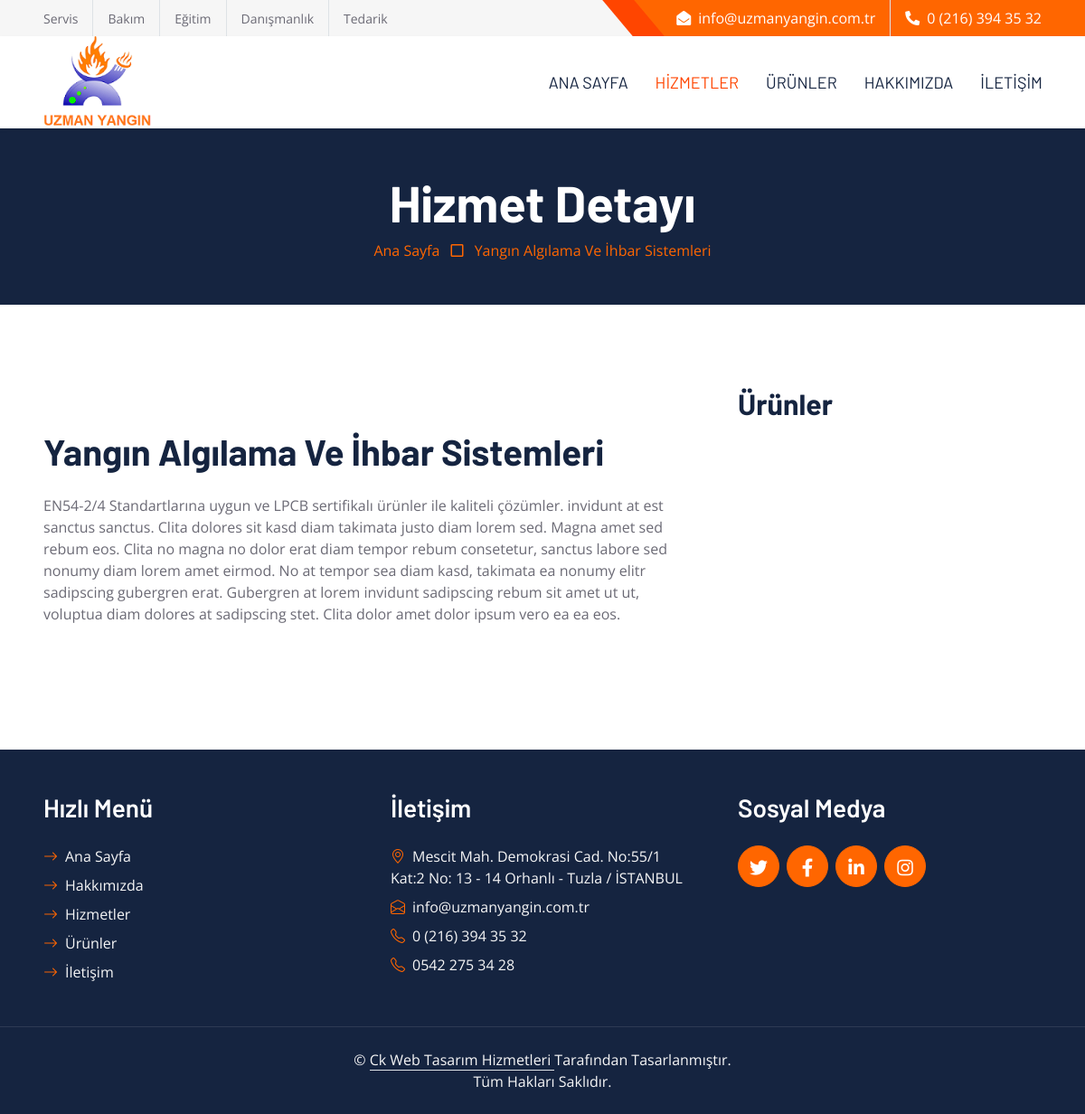
Page /hizmetler/yangin-algilama-ve-ihbar-sistemleri/ on the committed database.
### services/models.py (models this page shows, shortened)
class Services(models.Model):
    title =models.CharField(max_length=150)
    image = models.ImageField(upload_to='services/services')
    category = models.ForeignKey(Category, on_delete=models.CASCADE, null=True)
    description = models.TextField()
    descriptiondetail = RichTextUploadingField()
    is_home = models.BooleanField(verbose_name='Ana Sayfada Gösterilsin Mi?')
    date = models.DateField(auto_now=True)
    slug = models.SlugField ()

### services/views.py (the view)
# urls.py: path('hizmetler/<slug:slug>/', views.Service_Detail_View, name='service_detail'),
def Service_Detail_View(request, slug):
    service = Services.objects.get(slug=slug)
    products = Product.objects.filter(category__slug=slug)
    context = {
        'service' : service,
        'products' : products
    }
    return render(request, 'services/service_detail.html', context)

### templates/services/service_detail.html (shortened to what this page needs)
{% extends 'base.html' %}
{% load static %}
{% block content %}
  <div class="container-fluid bg-dark p-5">
    <div class="row">
        <div class="col-12 text-center">
            <h1 class="display-4 text-white">Hizmet Detayı</h1>
            <a href="">Ana Sayfa</a>
            <i class="far fa-square text-primary px-2"></i>
            <a href="">{{service.title|title}}</a>
        </div>
    </div>
</div>
 <div class="container-fluid py-6 px-5">
    <div class="row g-5">
        <div class="col-lg-8">
            <div class="mb-5">
                <h1 class="mb-4">{{service.title|title}}</h1>
                 {{service.description}}
                    invidunt at est sanctus sanctus. Clita dolores sit kasd diam takimata justo diam
                    lorem sed. Magna amet sed rebum eos. Clita no magna no dolor erat diam tempor
                    rebum consetetur, sanctus labore sed nonumy diam lorem amet eirmod. No at tempor
                    sea diam kasd, takimata ea nonumy elitr sadipscing gubergren erat. Gubergren at
                    lorem invidunt sadipscing rebum sit amet ut ut, voluptua diam dolores at
                    sadipscing stet. Clita dolor amet dolor ipsum vero ea ea eos.</p>
            </div>
        </div>
        <div class="col-lg-4">
            <div class="mb-5">
                <h2 class="mb-4">Ürünler</h2>
            </div>
        </div>
    </div>
</div>
{% endblock content %}

### static/css/style.css (style rules this page uses)
:root { --primary: #ff4500; --secondary: #F6F6F6; --light: #FFFFFF; --dark: #152440; }
h1, h2, .font-weight-bold { font-weight: 700 !important; }
.py-6 { padding-top: 90px; padding-bottom: 90px; }

### rows in the picture
Services: title "Yangın Algılama Ve İhbar Sistemleri", description "EN54-2/4 Standartlarına uygun ve LPCB sertifikalı ürünler ile kaliteli çözümler."
